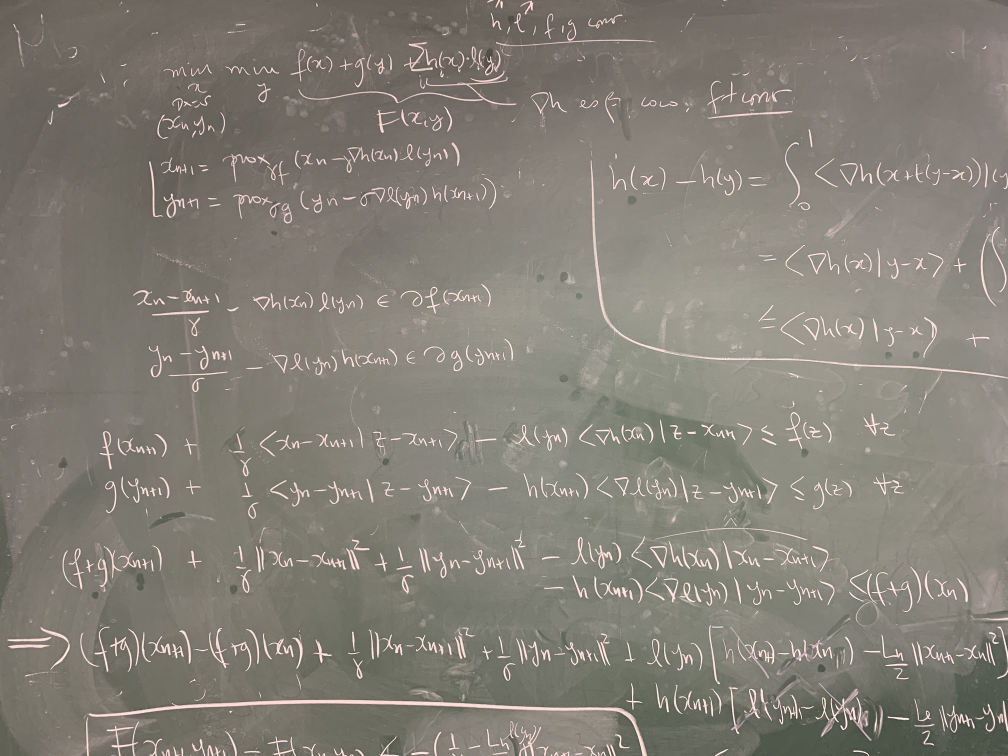
#> input picture image-restoration/IMG_5885.jpg, 4032 x 3024 px (shown at 1/4 size)
$ python debuggin.py
#> lines starting #> are read from the running program, lines starting #| are printed output that depends on the picture; long printed decimals are rounded
import sys
import os
sys.path.append(os.path.abspath('../utilities'))

import numpy as np
import matplotlib.pyplot as plt
from scipy.io import loadmat
from skimage.color import rgb2gray
from skimage import io
import pywt
from PIL import Image

from function_huber_l2 import function_huber_l2
from grad_huberl2 import grad_huber_l2
from mask_param import mask_param

# Define colors
hgrad = np.array([0, 0, 204]) / 255
hfb2 = np.array([153, 0, 153]) / 255
hfb3 = np.array([255, 51, 153]) / 255
hpr = np.array([100, 29, 29]) / 255
hdr = np.array([192, 135, 70]) / 255
col = plt.cm.hsv(np.linspace(0, 1, 7))

# Load and process image
img = Image.open('IMG_5885.jpg').convert('L')
x0 = np.array(img, dtype=np.float64)
x = x0[762:888:2, 923:1112:3]
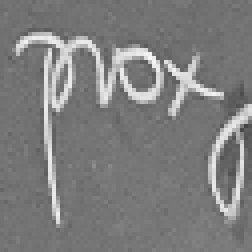
#> x: shape (63, 63) float64 (shown 4 times larger); min 68, max 245, mean 125.7
sx = np.sqrt(x.size)
#> sx = 63

#TODO: no se cual de las dos es la manera correcta
pywt.Modes.from_object('periodization')  # Equivalent to MATLAB's dwtmode('per')
#pywt.Modes.modes['per'] = pywt.Modes.MODE_PERIODIC

#TODO: averiguar que configura esto
prox = {'rm': 3}
prox['wav'] = 'sym3'

print(prox)
print(prox['rm'])

print(np.log2(sx))
#| 5.977
print(type(np.log2(sx)))
#| <class 'numpy.float64'>
N = int(np.log2(sx))
#> N = 5
print(N)
#| 5
print(type(N))
#| <class 'int'>
#> (the run stopped early here; a loop or call above may not have finished)
